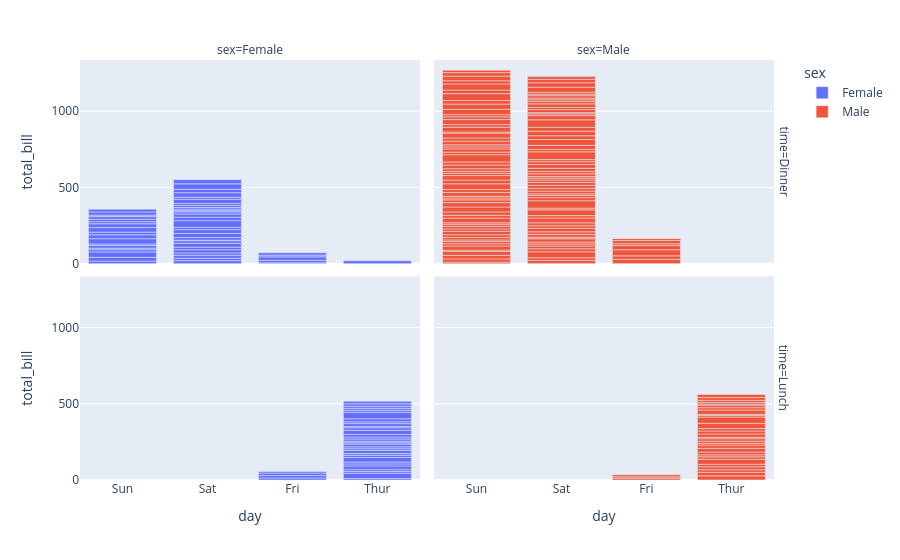

The cell this chart's notebook holds for it:
### Code cell
# Creating the bar chart
fig = px.bar(df, x='day', y="total_bill", color='sex',
             facet_row='time', facet_col='sex')
 
fig.show()

### Figure 1 — Plotly figure (JSON) as saved in the notebook; plotly's stock layout.template omitted (floating-point values rounded to 4 significant figures)
{"data": [{"alignmentgroup": "True", "hovertemplate": "sex=Female<br>time=Dinner<br>day=%{x}<br>total_bill=%{y}<extra></extra>", "legendgroup": "Female", "marker": {"color": "#636efa", "pattern": {"shape": ""}}, "name": "Female", "offsetgroup": "Female", "orientation": "v", "showlegend": true, "textposition": "auto", "type": "bar", "x": ["Sun", "Sun", "Sun", "Sun", "Sun", "Sun", "Sat", "Sat", "Sat", "Sat", "Sat", "Sat", "Sun", "Sun", "Sat", "Sat", "Sat", "Sat", "Sat", "Sat", "Sat", "Fri", "Fri", "Fri", "Fri", "Fri", "Sat", "Sat", "Sat", "Sat", "Sat", "Sun", "Sun", "Sun", "Sun", "Sun", "Sun", "Sun", "Sat", "Sat", "Sun", "Sun", "Sun", "Sat", "Sat", "Sat", "Sat", "Sat", "Sat", "Sat", "Sat", "Thur"], "xaxis": "x3", "y": [16.99, 24.59, 35.26, 14.83, 10.33, 16.97, 20.29, 15.77, 19.65, 15.06, 20.69, 16.93, 10.29, 34.81, 26.41, 16.45, 3.07, 17.07, 26.86, 25.28, 14.73, 5.75, 16.32, 22.75, 11.35, 15.38, 44.3, 22.42, 20.92, 14.31, 7.25, 25.71, 17.31, 29.85, 25, 13.39, 16.21, 17.51, 10.59, 10.63, 9.6, 20.9, 18.15, 12.76, 13.27, 28.17, 12.9, 30.14, 22.12, 35.83, 27.18, 18.78], "yaxis": "y3"}, {"alignmentgroup": "True", "hovertemplate": "sex=Female<br>time=Lunch<br>day=%{x}<br>total_bill=%{y}<extra></extra>", "legendgroup": "Female", "marker": {"color": "#636efa", "pattern": {"shape": ""}}, "name": "Female", "offsetgroup": "Female", "orientation": "v", "showlegend": false, "textposition": "auto", "type": "bar", "x": ["Thur", "Thur", "Thur", "Thur", "Thur", "Thur", "Thur", "Thur", "Thur", "Thur", "Thur", "Thur", "Thur", "Thur", "Thur", "Thur", "Thur", "Thur", "Thur", "Thur", "Thur", "Thur", "Thur", "Thur", "Thur", "Thur", "Thur", "Thur", "Thur", "Thur", "Thur", "Fri", "Fri", "Fri", "Fri"], "xaxis": "x", "y": [10.07, 34.83, 10.65, 12.43, 24.08, 13.42, 12.48, 29.8, 14.52, 11.38, 20.27, 11.17, 12.26, 18.26, 8.51, 10.33, 14.15, 13.16, 17.47, 27.05, 16.43, 8.35, 18.64, 11.87, 19.81, 43.11, 13, 12.74, 13, 16.4, 16.47, 13.42, 15.98, 16.27, 10.09], "yaxis": "y"}, {"alignmentgroup": "True", "hovertemplate": "sex=Male<br>time=Dinner<br>day=%{x}<br>total_bill=%{y}<extra></extra>", "legendgroup": "Male", "marker": {"color": "#EF553B", "pattern": {"shape": ""}}, "name": "Male", "offsetgroup": "Male", "orientation": "v", "showlegend": true, "textposition": "auto", "type": "bar", "x": ["Sun", "Sun", "Sun", "Sun", "Sun", "Sun", "Sun", "Sun", "Sun", "Sun", "Sun", "Sun", "Sun", "Sat", "Sat", "Sat", "Sat", "Sat", "Sat", "Sat", "Sat", "Sat", "Sat", "Sat", "Sat", "Sat", "Sat", "Sat", "Sat", "Sun", "Sun", "Sun", "Sun", "Sun", "Sun", "Sun", "Sun", "Sun", "Sun", "Sun", "Sun", "Sun", "Sat", "Sat", "Sat", "Sat", "Sat", "Sat", "Sat", "Sat", "Sat", "Sat", "Sat", "Sat", "Sat", "Sat", "Fri", "Fri", "Fri", "Fri", "Fri", "Fri", "Fri", "Sat", "Sat", "Sat", "Sat", "Sat", "Sun", "Sun", "Sun", "Sun", "Sun", "Sun", "Sun", "Sun", "Sun", "Sun", "Sun", "Sun", "Sun", "Sun", "Sun", "Sun", "Sat", "Sat", "Sun", "Sun", "Sun", "Sun", "Sun", "Sun", "Sun", "Sun", "Sun", "Sun", "Sun", "Sun", "Sun", "Sun", "Sun", "Sun", "Sat", "Sat", "Sat", "Sat", "Sat", "Sat", "Sat", "Sat", "Sat", "Sat", "Sat", "Sat", "Sat", "Sat", "Sat", "Sat", "Sat", "Sat", "Sat", "Sat", "Sat", "Sat"], "xaxis": "x4", "y": [10.34, 21.01, 23.68, 25.29, 8.77, 26.88, 15.04, 14.78, 10.27, 15.42, 18.43, 21.58, 16.29, 20.65, 17.92, 39.42, 19.82, 17.81, 13.37, 12.69, 21.7, 9.55, 18.35, 17.78, 24.06, 16.31, 18.69, 31.27, 16.04, 17.46, 13.94, 9.68, 30.4, 18.29, 22.23, 32.4, 28.55, 18.04, 12.54, 9.94, 25.56, 19.49, 38.01, 11.24, 48.27, 20.29, 13.81, 11.02, 18.29, 17.59, 20.08, 20.23, 15.01, 12.02, 10.51, 17.92, 28.97, 22.49, 40.17, 27.28, 12.03, 21.01, 12.46, 15.36, 20.49, 25.21, 18.24, 14, 38.07, 23.95, 29.93, 14.07, 13.13, 17.26, 24.55, 19.77, 48.17, 16.49, 21.5, 12.66, 13.81, 24.52, 20.76, 31.71, 50.81, 15.81, 7.25, 31.85, 16.82, 32.9, 17.89, 14.48, 34.63, 34.65, 23.33, 45.35, 23.17, 40.55, 20.69, 30.46, 23.1, 15.69, 26.59, 38.73, 24.27, 30.06, 25.89, 48.33, 28.15, 11.59, 7.74, 20.45, 13.28, 24.01, 15.69, 11.61, 10.77, 15.53, 10.07, 12.6, 32.83, 29.03, 22.67, 17.82], "yaxis": "y4"}, {"alignmentgroup": "True", "hovertemplate": "sex=Male<br>time=Lunch<br>day=%{x}<br>total_bill=%{y}<extra></extra>", "legendgroup": "Male", "marker": {"color": "#EF553B", "pattern": {"shape": ""}}, "name": "Male", "offsetgroup": "Male", "orientation": "v", "showlegend": false, "textposition": "auto", "type": "bar", "x": ["Thur", "Thur", "Thur", "Thur", "Thur", "Thur", "Thur", "Thur", "Thur", "Thur", "Thur", "Thur", "Thur", "Thur", "Thur", "Thur", "Thur", "Thur", "Thur", "Thur", "Thur", "Thur", "Thur", "Thur", "Thur", "Thur", "Thur", "Thur", "Thur", "Thur", "Fri", "Fri", "Fri"], "xaxis": "x2", "y": [27.2, 22.76, 17.29, 19.44, 16.66, 32.68, 15.98, 13.03, 18.28, 24.71, 21.16, 11.69, 14.26, 15.95, 8.52, 22.82, 19.08, 16, 34.3, 41.19, 9.78, 7.51, 28.44, 15.48, 16.58, 7.56, 10.34, 13.51, 18.71, 20.53, 12.16, 8.58, 13.42], "yaxis": "y2"}], "layout": {"annotations": [{"font": {}, "showarrow": false, "text": "sex=Female", "x": 0.24, "xanchor": "center", "xref": "paper", "y": 1, "yanchor": "bottom", "yref": "paper"}, {"font": {}, "showarrow": false, "text": "sex=Male", "x": 0.74, "xanchor": "center", "xref": "paper", "y": 1, "yanchor": "bottom", "yref": "paper"}, {"font": {}, "showarrow": false, "text": "time=Lunch", "textangle": 90, "x": 0.98, "xanchor": "left", "xref": "paper", "y": 0.2425, "yanchor": "middle", "yref": "paper"}, {"font": {}, "showarrow": false, "text": "time=Dinner", "textangle": 90, "x": 0.98, "xanchor": "left", "xref": "paper", "y": 0.7575, "yanchor": "middle", "yref": "paper"}], "barmode": "relative", "legend": {"title": {"text": "sex"}, "tracegroupgap": 0}, "margin": {"t": 60}, "xaxis": {"anchor": "y", "domain": [0, 0.48], "title": {"text": "day"}}, "xaxis2": {"anchor": "y2", "domain": [0.5, 0.98], "matches": "x", "title": {"text": "day"}}, "xaxis3": {"anchor": "y3", "domain": [0, 0.48], "matches": "x", "showticklabels": false}, "xaxis4": {"anchor": "y4", "domain": [0.5, 0.98], "matches": "x", "showticklabels": false}, "yaxis": {"anchor": "x", "domain": [0, 0.485], "title": {"text": "total_bill"}}, "yaxis2": {"anchor": "x2", "domain": [0, 0.485], "matches": "y", "showticklabels": false}, "yaxis3": {"anchor": "x3", "domain": [0.515, 1], "matches": "y", "title": {"text": "total_bill"}}, "yaxis4": {"anchor": "x4", "domain": [0.515, 1], "matches": "y", "showticklabels": false}}}
